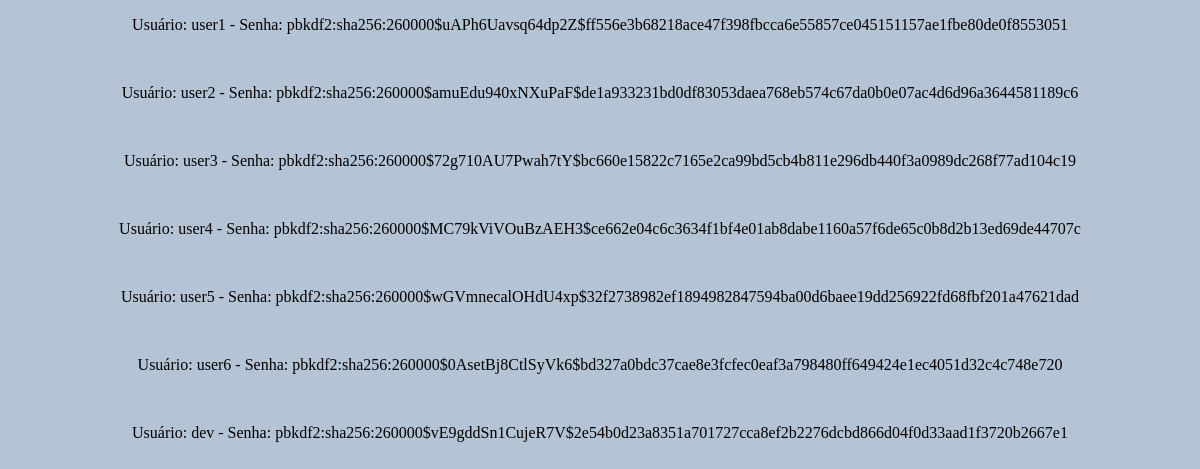
The page / on the database its author committed.
### tables this page shows
CREATE TABLE users (id INTEGER PRIMARY KEY AUTOINCREMENT, username TEXT UNIQUE NOT NULL, password TEXT NOT NULL);

### app.py (the view)
@app.route("/", methods=["POST", "GET"])
def index():
    session['conteudo']  = get_db_as_tuple()
    return render_template("index.html", conteudo=session['conteudo'])

### app.py (called while the page is built)
@app.before_request
def load_logged_in_user():
    user_id = session.get('user_id')
    if user_id is None:
        g.user = None
    else:
        g.user = get_db().execute(
            'SELECT * FROM users WHERE id = ?', (user_id,)
        ).fetchone()

def get_db_as_tuple():
    db = getattr(g, '_database', None)
    if db is None:
        db = g.database = sqlite3.connect('users.db')
        cursor = db.cursor()
        cursor.execute("select username, password from users")
        dados = cursor.fetchall()
        for i in dados:
            print(i)
        dados = [(str(val[0]), str(val[1])) for val in dados]
    return dados

### templates/index.html (shortened to what this page needs)
<!DOCTYPE html>
<html>
    <head>
        <link rel="stylesheet" href="{{ url_for('static', filename='css/style.css')}}">
    </head>
    <body>
        <div id="">
            {% for i in conteudo %}
                <p>Usuário: {{ i[0] }} - Senha: {{ i[1] }} </p><br>
            {% endfor %}
        </div>
     </body>
</html>

### static/css/style.css (style rules this page uses)
body { background-color:rgb(180, 196, 212); text-align: center; }

### rows shown on the page
users: username "user1", password "pbkdf2:sha256:260000$uAPh6Uavsq64dp2Z$ff556e3b68218ace47f398fbcca6e55857ce045151157ae1fbe80de0f8553051"
users: username "user2", password "pbkdf2:sha256:260000$amuEdu940xNXuPaF$de1a933231bd0df83053daea768eb574c67da0b0e07ac4d6d96a3644581189c6"
users: username "user3", password "pbkdf2:sha256:260000$72g710AU7Pwah7tY$bc660e15822c7165e2ca99bd5cb4b811e296db440f3a0989dc268f77ad104c19"
users: username "user4", password "pbkdf2:sha256:260000$MC79kViVOuBzAEH3$ce662e04c6c3634f1bf4e01ab8dabe1160a57f6de65c0b8d2b13ed69de44707c"
users: username "user5", password "pbkdf2:sha256:260000$wGVmnecalOHdU4xp$32f2738982ef1894982847594ba00d6baee19dd256922fd68fbf201a47621dad"
users: username "user6", password "pbkdf2:sha256:260000$0AsetBj8CtlSyVk6$bd327a0bdc37cae8e3fcfec0eaf3a798480ff649424e1ec4051d32c4c748e720"
users: username "dev", password "pbkdf2:sha256:260000$vE9gddSn1CujeR7V$2e54b0d23a8351a701727cca8ef2b2276dcbd866d04f0d33aad1f3720b2667e1"
